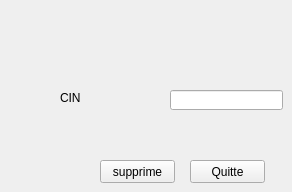
      <widget class="QWidget" name="tab_4">
       <attribute name="title">
        <string>supprime</string>
       </attribute>
       <widget class="QLineEdit" name="lineEdit_9">
        <property name="geometry">
         <rect>
          <x>170</x>
          <y>90</y>
          <width>113</width>
          <height>20</height>
         </rect>
        </property>
        <property name="styleSheet">
         <string notr="true"/>
        </property>
       </widget>
       <widget class="QLabel" name="label_15">
        <property name="geometry">
         <rect>
          <x>60</x>
          <y>90</y>
          <width>61</width>
          <height>16</height>
         </rect>
        </property>
        <property name="styleSheet">
         <string notr="true"/>
        </property>
        <property name="text">
         <string>CIN</string>
        </property>
       </widget>
       <widget class="QPushButton" name="pushButton_5">
        <property name="geometry">
         <rect>
          <x>190</x>
          <y>160</y>
          <width>75</width>
          <height>23</height>
         </rect>
        </property>
        <property name="styleSheet">
         <string notr="true"/>
        </property>
        <property name="text">
         <string>Quitte</string>
        </property>
       </widget>
       <widget class="QPushButton" name="pushbutton_supp">
        <property name="geometry">
         <rect>
          <x>100</x>
          <y>160</y>
          <width>75</width>
          <height>23</height>
         </rect>
        </property>
        <property name="styleSheet">
         <string notr="true"/>
        </property>
        <property name="text">
         <string>supprime</string>
        </property>
       </widget>
      </widget>
